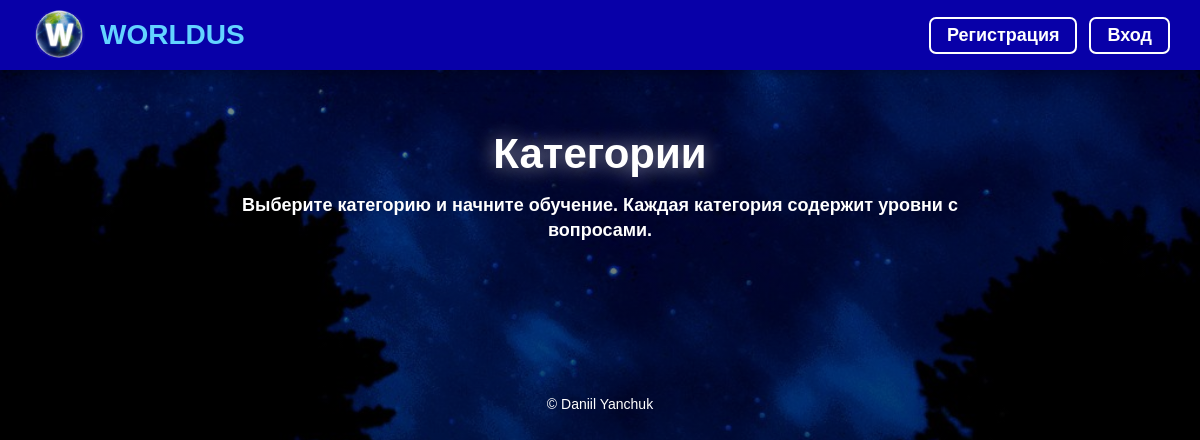
Page /categories.php?page=2 on the earlier database version.
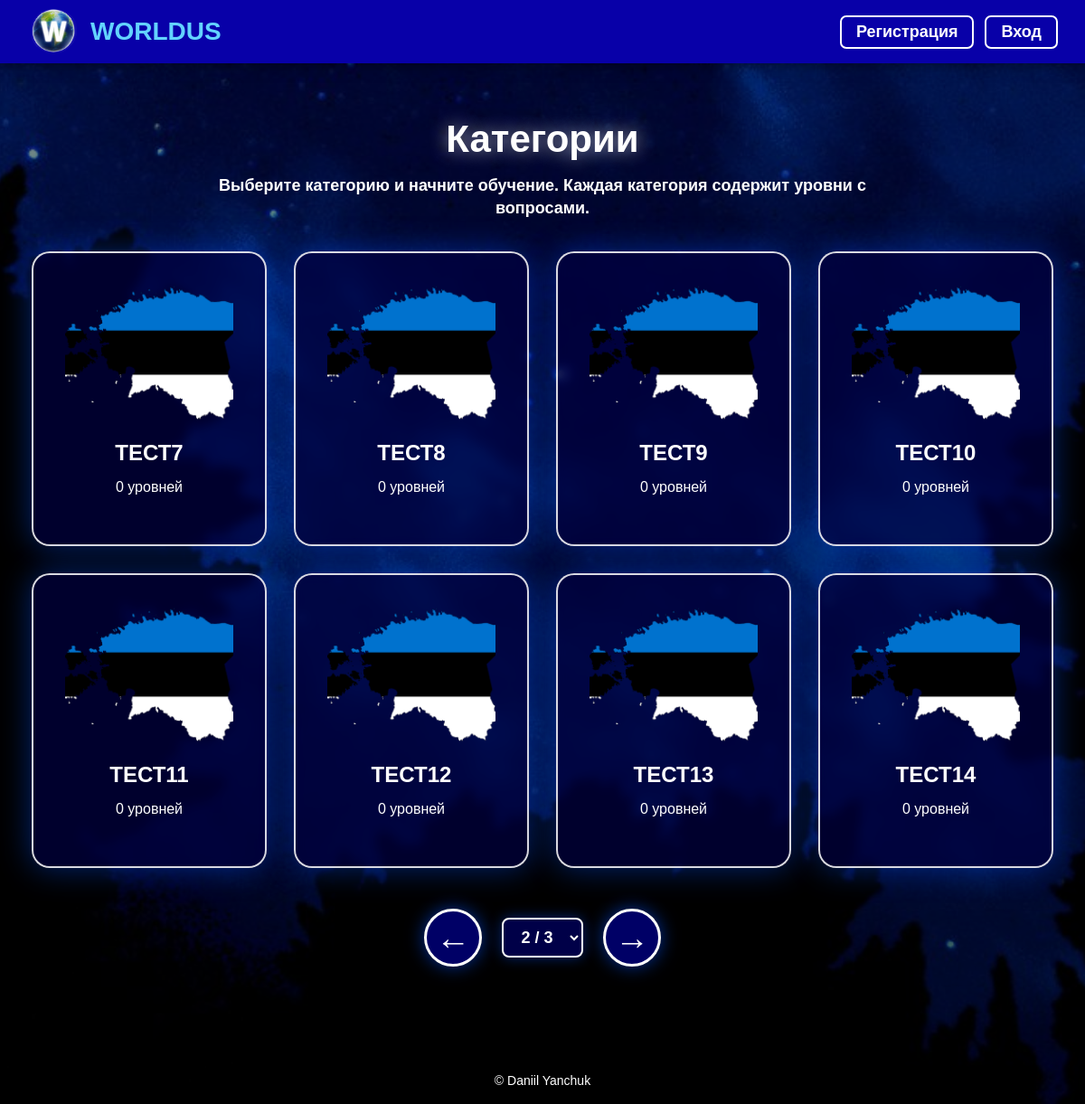
Same page on the later database version.
### tables this page shows
CREATE TABLE `categories` (
  `id` int(11) NOT NULL,
  `name` varchar(100) DEFAULT NULL,
  `description` mediumtext DEFAULT NULL,
  `image` varchar(255) DEFAULT NULL
);

### src/CategoryService.php (called while the page is built, shortened)
<?php
class CategoryService
{
    private DatabaseInterface $db;
    public function __construct(DatabaseInterface $db)
    {
        $this->db = $db;
    }
    public function getCategoriesPage(int $page, int $perPage = 8): array
    {
        $offset = ($page - 1) * $perPage;
        $countResult = $this->db->query(
            "SELECT COUNT(*) AS total FROM categories"
        );
        $total = 0;
        if ($countResult) {
            $row = $countResult->fetch_assoc();
            $total = (int)($row['total'] ?? 0);
        }
        $totalPages = (int)ceil($total / $perPage);
        $result = $this->db->query(
            "SELECT categories.*, COUNT(levels.id) AS levels_count FROM categories LEFT JOIN levels ON levels.category_id = categories.id GROUP BY categories.id ORDER BY categories.id ASC LIMIT $perPage OFFSET $offset"
        );
        $categories = [];
        if ($result) {
            while ($row = $result->fetch_assoc()) {
                $categories[] = $row;
            }
        }
        return [
            'categories' => $categories,
            'page' => $page,
            'total' => $total,
            'total_pages' => $totalPages,
        ];
    }
}

### src/MysqliDatabase.php (called while the page is built, shortened)
<?php
class MysqliDatabase implements DatabaseInterface
{
    private \mysqli $conn;
    public function __construct(\mysqli $conn)
    {
        $this->conn = $conn;
    }
    public function query(string $sql): mixed
    {
        return $this->conn->query($sql);
    }
}

### categories.php (the view, shortened to what this page needs)
<?php
include "config/db.php";
include "includes/header.php";
$db = new MysqliDatabase($conn);
$categoryService = new CategoryService($db);
$page = isset($_GET['page']) ? (int)$_GET['page'] : 1;
$pageData = $categoryService->getCategoriesPage($page);
$categories = $pageData['categories'];
$total_pages = $pageData['total_pages'];
?>
<div class="container">
    <h1 class="categories-title">Категории</h1>
    <p class="categories-description">
        Выберите категорию и начните обучение. Каждая категория содержит уровни с вопросами.
    </p>
    <div class="grid">
        <?php foreach ($categories as $row): ?>
            <?php
            $image = !empty($row['image'])
                ? $row['image']
                : "assets/images/EstoniaHG.png";
            ?>
            <div class="category-wrapper">
                <a href="levels.php?category=<?= $row['id'] ?>" class="card category">
                    <img src="<?= htmlspecialchars($image) ?>" alt="<?= htmlspecialchars($row['name']) ?>">
                    <h3><?= htmlspecialchars($row['name']) ?></h3>
                    <p><?= $row['levels_count'] ?> уровней</p>
                </a>
            </div>
        <?php endforeach; ?>
    </div>
    <?php if ($total_pages > 1): ?>
        <div class="category-pagination">
            <?php if ($page > 1): ?>
                <a class="arrow-btn" href="categories.php?page=<?= $page - 1 ?>">←</a>
            <?php else: ?>
                <span class="arrow-btn disabled">←</span>
            <?php endif; ?>
            <form method="GET" class="page-select-form">
                <select name="page" onchange="this.form.submit()" class="page-select">
                    <?php for ($i = 1; $i <= $total_pages; $i++): ?>
                        <option value="<?= $i ?>" <?= $i == $page ? 'selected' : '' ?>>
                            <?= $i ?> / <?= $total_pages ?>
                        </option>
                    <?php endfor; ?>
                </select>
            </form>
            <?php if ($page < $total_pages): ?>
                <a class="arrow-btn" href="categories.php?page=<?= $page + 1 ?>">→</a>
            <?php else: ?>
                <span class="arrow-btn disabled">→</span>
            <?php endif; ?>
        </div>
    <?php endif; ?>
</div>
<?php include "includes/footer.php"; ?>

Differences in the rows shown:
added categories: name "ТЕСТ7", levels_count "0"
added categories: name "ТЕСТ8", levels_count "0"
added categories: name "ТЕСТ9", levels_count "0"
added categories: name "ТЕСТ10", levels_count "0"
added categories: name "ТЕСТ11", levels_count "0"
added categories: name "ТЕСТ12", levels_count "0"
added categories: name "ТЕСТ13", levels_count "0"
added categories: name "ТЕСТ14", levels_count "0"
Other differences:
form field page: (not shown) → "2 / 3"
